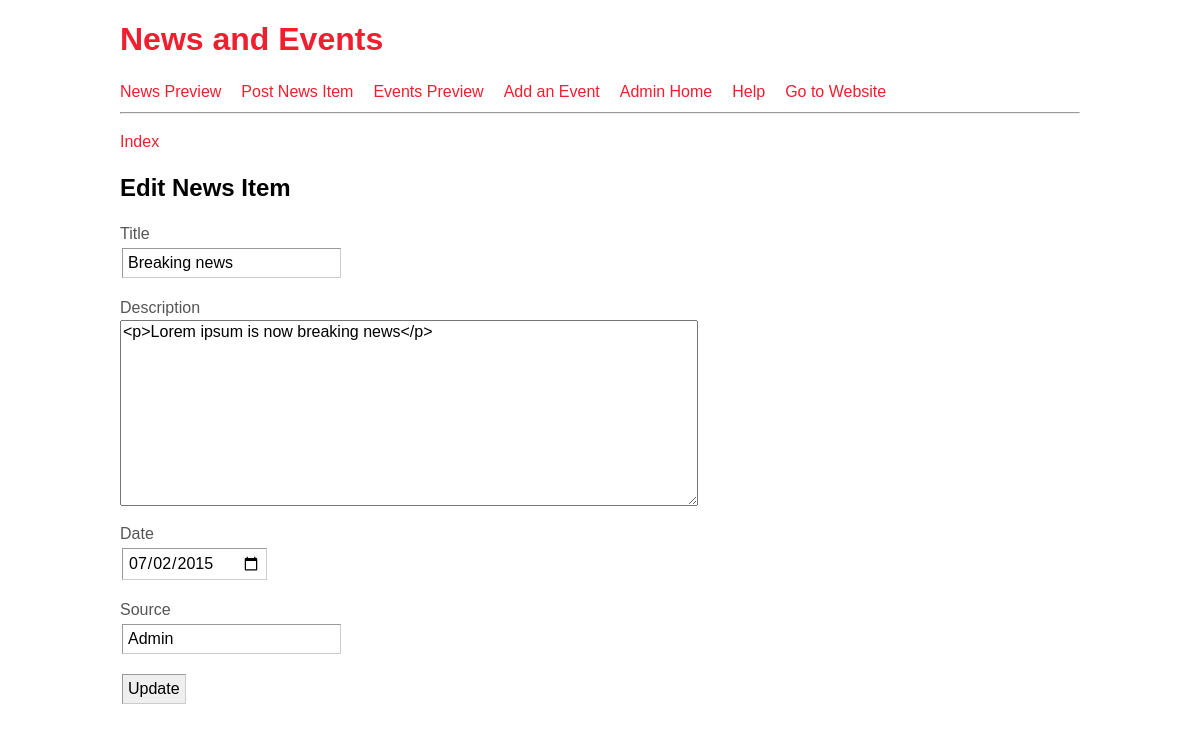
/edit-news.php?id=10, run on the app's committed database.
### tables this page shows
CREATE TABLE IF NOT EXISTS `news` (
  `news_id` int(12) NOT NULL AUTO_INCREMENT,
  `news_date` date NOT NULL,
  `news_subj` varchar(155) NOT NULL,
  `news_message` text NOT NULL,
  `news_author` varchar(23) NOT NULL,
  PRIMARY KEY (`news_id`),
  FULLTEXT KEY `news_subj` (`news_subj`)
);

### edit-news.php (the view, shortened to what this page needs)
<?php
require_once('includes/config.php');
?>
<!doctype html>
<html lang="en">
<head>
  <link rel="stylesheet" href="news-style/normalize.css">
  <link rel="stylesheet" href="news-style/main.css">
</head>
<body>
<div id="wrapper">
	<?php include('menu.php');?>
	<p><a href="./">Index</a></p>
	<h2>Edit News Item</h2>
	<?php
		try {
			$stmt = $db->prepare('SELECT news_id, news_subj, news_message, news_author, news_date FROM news WHERE news_id = :news_id') ;
			$stmt->execute(array(':news_id' => $_GET['id']));
			$row = $stmt->fetch();
		} catch(PDOException $e) {
		    echo $e->getMessage();
		}
	?>
	<form action='' method='post'>
		<p><label>Title</label><br />
		<input type='text' name='news_subj' value='<?php echo $row['news_subj'];?>'></p>
		<p><label>Description</label><br />
		<textarea name='news_message' cols='60' rows='10'><?php echo $row['news_message'];?></textarea></p>
		<p><label>Date</label><br />
		<input type='date' name='news_date' value='<?php echo $row['news_date'];?>'></p>
		<p><label>Source</label><br />
		<input type='text' name='news_author' value='<?php echo $row['news_author'];?>'></p>
		<p><input type='submit' name='submit' value='Update'></p>
	</form>
</div>
</body>
</html>

### news-style/main.css (style rules this page uses)
#wrapper { margin:auto; width:960px; }
p,li { color: #555555; font-size: 16px; line-height: 1.5em; }
a { color: #EF1F2F; text-decoration: none; }
form input { border: 1px solid #999999; border-bottom-color: #cccccc; border-right-color: #cccccc; padding: 5px; font-family: Arial, Helvetica, sans-serif; font-size: 1.0em; margin: 2px; }

### data on the page
news: news_subj "Breaking news", news_message "<p>Lorem ipsum is now breaking news</p>", news_date "07/02/2015", news_author "Admin"
